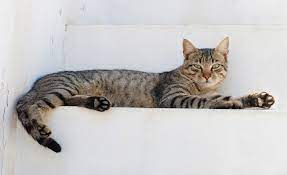
#> input picture 0. Photos/Cat.jpg, 287 x 175 px, found by its file name
$ python main.py
#> lines starting #> are read from the running program, lines starting #| are printed output that depends on the picture; after the words box and inside, x2 and y2 are one past the last pixel; in counts of white or black regions, pixels touching at a corner belong together
import cv2 as cv
import numpy as np

img = cv.imread('0. Photos\Cat.jpg')
#> img is the input picture: shape (175, 287, 3); mean B, G, R 193.8, 194.1, 196.5

gray = cv.cvtColor(img, cv.COLOR_BGR2GRAY)
cv.imshow('gray', gray)

# Laplacian
lap = cv.Laplacian(gray, cv.CV_64F)
lap = np.uint8(np.absolute(lap))
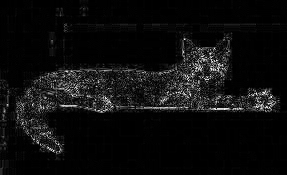
#> lap: shape (175, 287); min 0, max 254, mean 13.6
cv.imshow('Laplacian', lap)

# Sobel
sobelx = cv.Sobel(gray,cv.CV_64F, 1, 0)
sobely = cv.Sobel(gray,cv.CV_64F, 0, 1)
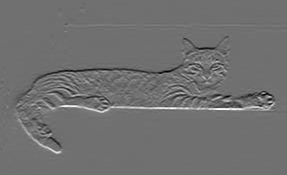
#> sobely: shape (175, 287) float64; min -719, max 907, mean -0.4; drawn with min black and max white
combine_sobel = cv.bitwise_or(sobelx, sobely)
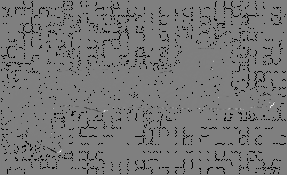
#> combine_sobel: shape (175, 287) float64; 5.93% of the values are NaN or infinite; the others: min -129024, max 129920, mean -129.9; drawn with min black, max white, NaN and infinite black

cv.imshow('Sobel X', sobelx)
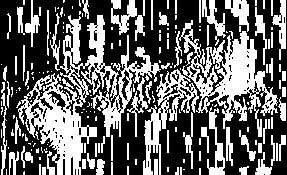
#> window 'Sobel X': shape (175, 287); 39.4% white; 200 white regions (125 under 20 px), largest, box (x1, y1, x2, y2) and area: (18, 15, 161, 175) 6499, (179, 20, 278, 137) 3855, (143, 69, 199, 175) 1651
cv.imshow('Sobel Y', sobely)
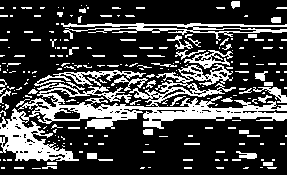
#> window 'Sobel Y': shape (175, 287); 25.8% white; 241 white regions (178 under 20 px), largest, box (x1, y1, x2, y2) and area: (0, 64, 287, 161) 7181, (61, 23, 287, 41) 1255, (34, 70, 146, 86) 536
cv.imshow('Combine Sobel', combine_sobel)
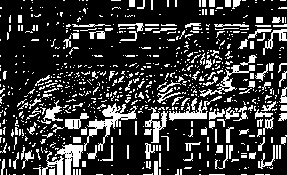
#> window 'Combine Sobel': shape (175, 287); 21.8% white; 777 white regions (645 under 20 px), largest, box (x1, y1, x2, y2) and area: (84, 103, 137, 151) 667, (55, 144, 83, 175) 412, (169, 96, 222, 121) 361

# Canny
canny = cv.Canny(gray, 150, 175)
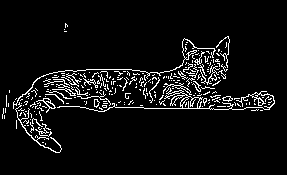
#> canny: shape (175, 287); 6.2% white in thin lines or dots, all inside (x1, y1, x2, y2) = (2, 23, 275, 153)
cv.imshow('Canny', canny)
cv.waitKey(0)
